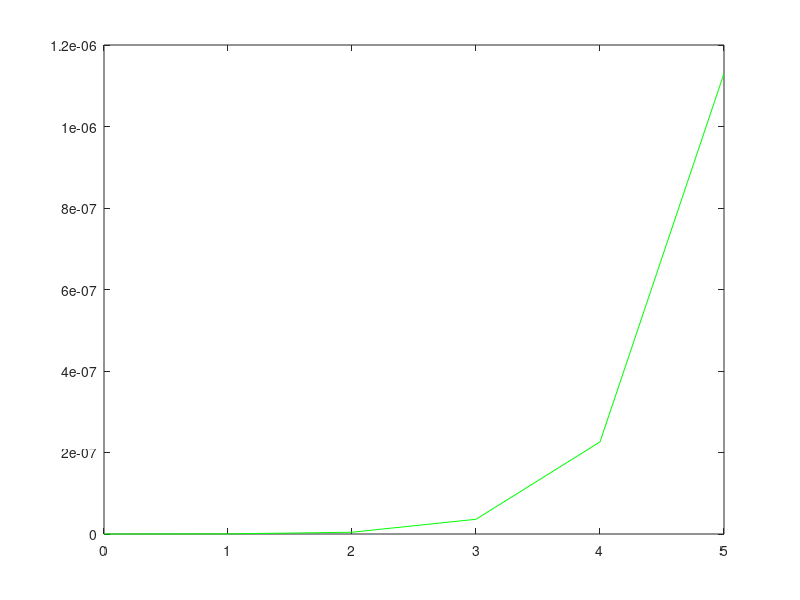

Recreate this plot in MATLAB.
p = input('Enter value for p: ');
n = input('Enter value for n: ');
k = 0:n;
y = binopdf(k,n,p);
plot(k,y)

hold on
lambda = n * p;
yp = poisspdf(k, lambda);
plot(k, yp, 'g')
